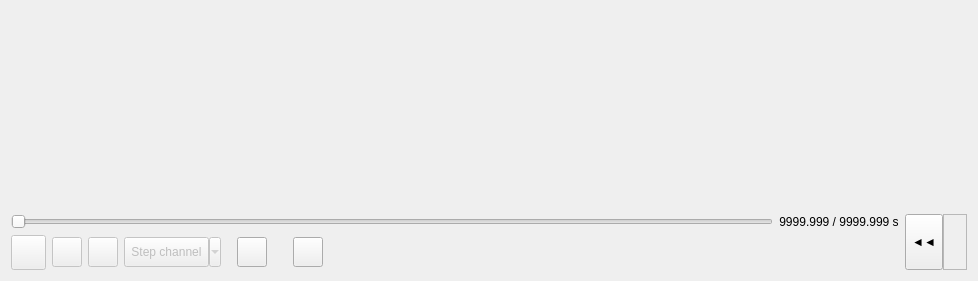
<?xml version="1.0" encoding="UTF-8"?>
<ui version="4.0">
 <class>PlayerControlsWidget</class>
 <widget class="QWidget" name="PlayerControlsWidget">
  <property name="geometry">
   <rect>
    <x>0</x>
    <y>0</y>
    <width>978</width>
    <height>281</height>
   </rect>
  </property>
  <property name="sizePolicy">
   <sizepolicy hsizetype="Maximum" vsizetype="Maximum">
    <horstretch>0</horstretch>
    <verstretch>0</verstretch>
   </sizepolicy>
  </property>
  <property name="windowTitle">
   <string>Widget</string>
  </property>
  <layout class="QVBoxLayout" name="verticalLayout">
   <item>
    <spacer name="verticalSpacer">
     <property name="orientation">
      <enum>Qt::Vertical</enum>
     </property>
     <property name="sizeHint" stdset="0">
      <size>
       <width>0</width>
       <height>0</height>
      </size>
     </property>
    </spacer>
   </item>
   <item>
    <layout class="QHBoxLayout" name="horizontalLayout">
     <item>
      <layout class="QGridLayout" name="gridLayout">
       <item row="0" column="1">
        <widget class="QSlider" name="position_slider">
         <property name="enabled">
          <bool>false</bool>
         </property>
         <property name="tracking">
          <bool>false</bool>
         </property>
         <property name="orientation">
          <enum>Qt::Horizontal</enum>
         </property>
        </widget>
       </item>
       <item row="0" column="2">
        <widget class="QLabel" name="position_label">
         <property name="minimumSize">
          <size>
           <width>0</width>
           <height>0</height>
          </size>
         </property>
         <property name="text">
          <string>9999.999 / 9999.999 s</string>
         </property>
         <property name="alignment">
          <set>Qt::AlignCenter</set>
         </property>
        </widget>
       </item>
       <item row="1" column="1" colspan="2">
        <layout class="QHBoxLayout" name="buttons_layout">
         <item>
          <widget class="QPushButton" name="play_pause_button">
           <property name="enabled">
            <bool>false</bool>
           </property>
           <property name="sizePolicy">
            <sizepolicy hsizetype="Expanding" vsizetype="Fixed">
             <horstretch>0</horstretch>
             <verstretch>0</verstretch>
            </sizepolicy>
           </property>
           <property name="minimumSize">
            <size>
             <width>16</width>
             <height>35</height>
            </size>
           </property>
           <property name="maximumSize">
            <size>
             <width>35</width>
             <height>35</height>
            </size>
           </property>
           <property name="toolTip">
            <string>Play</string>
           </property>
           <property name="text">
            <string/>
           </property>
           <property name="icon">
            <iconset resource="../../../../../iconset/ecalicons.qrc">
             <normaloff>:/ecalicons/START</normaloff>:/ecalicons/START</iconset>
           </property>
           <property name="iconSize">
            <size>
             <width>25</width>
             <height>25</height>
            </size>
           </property>
          </widget>
         </item>
         <item>
          <widget class="QPushButton" name="stop_button">
           <property name="enabled">
            <bool>false</bool>
           </property>
           <property name="sizePolicy">
            <sizepolicy hsizetype="Expanding" vsizetype="Fixed">
             <horstretch>0</horstretch>
             <verstretch>0</verstretch>
            </sizepolicy>
           </property>
           <property name="minimumSize">
            <size>
             <width>16</width>
             <height>30</height>
            </size>
           </property>
           <property name="maximumSize">
            <size>
             <width>30</width>
             <height>30</height>
            </size>
           </property>
           <property name="toolTip">
            <string>Stop</string>
           </property>
           <property name="text">
            <string/>
           </property>
           <property name="icon">
            <iconset resource="../../../../../iconset/ecalicons.qrc">
             <normaloff>:/ecalicons/STOP</normaloff>:/ecalicons/STOP</iconset>
           </property>
           <property name="iconSize">
            <size>
             <width>20</width>
             <height>20</height>
            </size>
           </property>
          </widget>
         </item>
         <item>
          <widget class="QPushButton" name="step_forward_button">
           <property name="enabled">
            <bool>false</bool>
           </property>
           <property name="sizePolicy">
            <sizepolicy hsizetype="Expanding" vsizetype="Fixed">
             <horstretch>0</horstretch>
             <verstretch>0</verstretch>
            </sizepolicy>
           </property>
           <property name="minimumSize">
            <size>
             <width>16</width>
             <height>30</height>
            </size>
           </property>
           <property name="maximumSize">
            <size>
             <width>30</width>
             <height>30</height>
            </size>
           </property>
           <property name="toolTip">
            <string>Step 1 frame</string>
           </property>
           <property name="text">
            <string/>
           </property>
           <property name="icon">
            <iconset resource="../../../../../iconset/ecalicons.qrc">
             <normaloff>:/ecalicons/PLAY_NEXT</normaloff>:/ecalicons/PLAY_NEXT</iconset>
           </property>
           <property name="iconSize">
            <size>
             <width>20</width>
             <height>20</height>
            </size>
           </property>
          </widget>
         </item>
         <item>
          <widget class="QListMenuToolButton" name="step_channel_toolbutton">
           <property name="enabled">
            <bool>false</bool>
           </property>
           <property name="minimumSize">
            <size>
             <width>40</width>
             <height>30</height>
            </size>
           </property>
           <property name="maximumSize">
            <size>
             <width>16777215</width>
             <height>30</height>
            </size>
           </property>
           <property name="toolTip">
            <string>Step selected channel</string>
           </property>
           <property name="text">
            <string>Step channel</string>
           </property>
           <property name="icon">
            <iconset resource="../../../../../iconset/ecalicons.qrc">
             <normaloff>:/ecalicons/FORWARD_TO</normaloff>:/ecalicons/FORWARD_TO</iconset>
           </property>
           <property name="iconSize">
            <size>
             <width>20</width>
             <height>20</height>
            </size>
           </property>
           <property name="popupMode">
            <enum>QToolButton::MenuButtonPopup</enum>
           </property>
           <property name="toolButtonStyle">
            <enum>Qt::ToolButtonTextBesideIcon</enum>
           </property>
          </widget>
         </item>
         <item>
          <spacer name="horizontalSpacer_4">
           <property name="orientation">
            <enum>Qt::Horizontal</enum>
           </property>
           <property name="sizeType">
            <enum>QSizePolicy::Maximum</enum>
           </property>
           <property name="sizeHint" stdset="0">
            <size>
             <width>10</width>
             <height>0</height>
            </size>
           </property>
          </spacer>
         </item>
         <item>
          <widget class="QPushButton" name="repeat_button">
           <property name="sizePolicy">
            <sizepolicy hsizetype="Expanding" vsizetype="Fixed">
             <horstretch>0</horstretch>
             <verstretch>0</verstretch>
            </sizepolicy>
           </property>
           <property name="minimumSize">
            <size>
             <width>16</width>
             <height>30</height>
            </size>
           </property>
           <property name="maximumSize">
            <size>
             <width>30</width>
             <height>30</height>
            </size>
           </property>
           <property name="toolTip">
            <string>Repeat</string>
           </property>
           <property name="text">
            <string/>
           </property>
           <property name="icon">
            <iconset resource="../../../../../iconset/ecalicons.qrc">
             <normaloff>:/ecalicons/REPEAT</normaloff>:/ecalicons/REPEAT</iconset>
           </property>
           <property name="iconSize">
            <size>
             <width>20</width>
             <height>20</height>
            </size>
           </property>
           <property name="checkable">
            <bool>true</bool>
           </property>
          </widget>
         </item>
         <item>
          <spacer name="horizontalSpacer_3">
           <property name="orientation">
            <enum>Qt::Horizontal</enum>
           </property>
           <property name="sizeType">
            <enum>QSizePolicy::Maximum</enum>
           </property>
           <property name="sizeHint" stdset="0">
            <size>
             <width>10</width>
             <height>0</height>
            </size>
           </property>
          </spacer>
         </item>
         <item>
          <spacer name="horizontalSpacer">
           <property name="orientation">
            <enum>Qt::Horizontal</enum>
           </property>
           <property name="sizeType">
            <enum>QSizePolicy::Maximum</enum>
           </property>
           <property name="sizeHint" stdset="0">
            <size>
             <width>10</width>
             <height>0</height>
            </size>
           </property>
          </spacer>
         </item>
         <item>
          <widget class="QPushButton" name="open_button">
           <property name="sizePolicy">
            <sizepolicy hsizetype="Expanding" vsizetype="Fixed">
             <horstretch>0</horstretch>
             <verstretch>0</verstretch>
            </sizepolicy>
           </property>
           <property name="minimumSize">
            <size>
             <width>16</width>
             <height>30</height>
            </size>
           </property>
           <property name="maximumSize">
            <size>
             <width>30</width>
             <height>30</height>
            </size>
           </property>
           <property name="toolTip">
            <string>Open measurement...</string>
           </property>
           <property name="icon">
            <iconset resource="../../../../../iconset/ecalicons.qrc">
             <normaloff>:/ecalicons/OPEN</normaloff>:/ecalicons/OPEN</iconset>
           </property>
           <property name="iconSize">
            <size>
             <width>20</width>
             <height>20</height>
            </size>
           </property>
          </widget>
         </item>
         <item>
          <spacer name="horizontalSpacer_2">
           <property name="orientation">
            <enum>Qt::Horizontal</enum>
           </property>
           <property name="sizeHint" stdset="0">
            <size>
             <width>0</width>
             <height>0</height>
            </size>
           </property>
          </spacer>
         </item>
        </layout>
       </item>
      </layout>
     </item>
     <item>
      <layout class="QHBoxLayout" name="horizontalLayout_3">
       <property name="spacing">
        <number>0</number>
       </property>
       <item>
        <widget class="QToolButton" name="view_settings_button">
         <property name="sizePolicy">
          <sizepolicy hsizetype="Minimum" vsizetype="Minimum">
           <horstretch>0</horstretch>
           <verstretch>0</verstretch>
          </sizepolicy>
         </property>
         <property name="toolTip">
          <string>Show settings</string>
         </property>
         <property name="styleSheet">
          <string notr="true"/>
         </property>
         <property name="text">
          <string>◄◄</string>
         </property>
         <property name="icon">
          <iconset resource="../../../../../iconset/ecalicons.qrc">
           <normaloff>:/ecalicons/SETTINGS</normaloff>:/ecalicons/SETTINGS</iconset>
         </property>
         <property name="iconSize">
          <size>
           <width>25</width>
           <height>25</height>
          </size>
         </property>
         <property name="toolButtonStyle">
          <enum>Qt::ToolButtonTextUnderIcon</enum>
         </property>
        </widget>
       </item>
       <item>
        <widget class="QFrame" name="settings_frame">
         <property name="frameShape">
          <enum>QFrame::StyledPanel</enum>
         </property>
         <layout class="QHBoxLayout" name="settings_frame_layout"/>
        </widget>
       </item>
      </layout>
     </item>
    </layout>
   </item>
  </layout>
 </widget>
 <layoutdefault spacing="6" margin="11"/>
 <customwidgets>
  <customwidget>
   <class>QListMenuToolButton</class>
   <extends>QToolButton</extends>
   <header>CustomQt/QListMenuToolButton.h</header>
  </customwidget>
 </customwidgets>
 <resources>
  <include location="../../../../../iconset/ecalicons.qrc"/>
 </resources>
 <connections/>
</ui>
